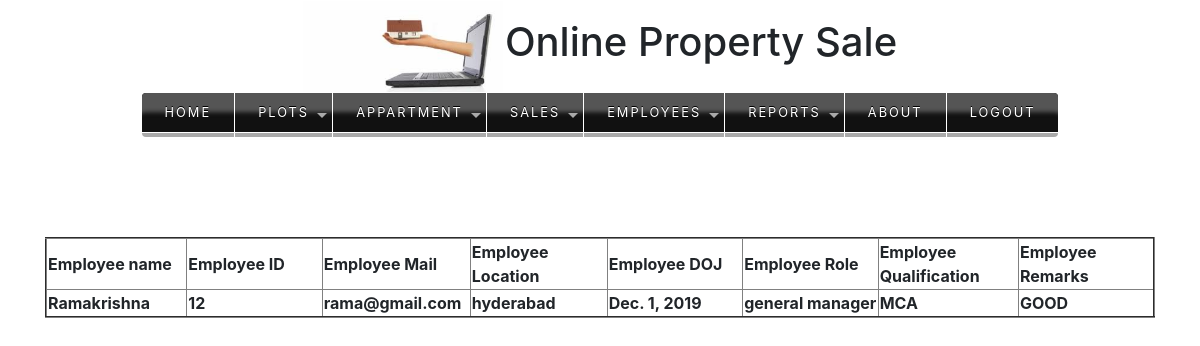
The page /viewemp/ on the database its author committed.
### app/models.py (models this page shows)
class EmployeeModel(models.Model):
    name = models.CharField(max_length=30)
    empid = models.IntegerField()
    mail = models.EmailField(max_length=100)
    location = models.CharField(max_length=40)
    doj = models.DateField()
    role=models.CharField(max_length=30,choices=(('general manager','GENERAL MANAGER'),('acounts manager','ACOUNTS MANAGER'),('sales manager','SALES MANAGER'),
                                   ('sales representative','SALES REPRESENTATIVE'),('accountant','ACCOUNTANT'),('accounts assistance','ACCOUNTS ASSISTANCE'),
                                   ('clerk','CLERK'),('receptionist','RECEPTIONIST'),('security','SECURITY')))
    qualification=models.CharField(max_length=30)
    remarks=models.CharField(max_length=30)

### templates/allemp.html (shortened to what this page needs)
<!doctype html>
<html lang="en">
  <head>
    <link rel="stylesheet" href="https://stackpath.bootstrapcdn.com/bootstrap/4.2.1/css/bootstrap.min.css">
  </head>
  <body>
  {% include 'head.html' %}
{% include 'menu.html' %}
  <div class="container" style="margin-top: 100px">
    <table align="center" border="2">
        <tr>
            <th width="150px">Employee name</th>
            <th width="150px">Employee ID</th>
            <th width="150px">Employee Mail</th>
            <th width="150px">Employee Location</th>
            <th width="150px">Employee DOJ</th>
            <th width="150px">Employee Role</th>
            <th width="150px">Employee Qualification</th>
            <th width="150px">Employee Remarks</th>
        </tr>
        {% for x in object_list %}
            <tr>
            <th width="150px"> {{ x.name }}</th>
            <th width="150px">{{ x.empid }}</th>
            <th width="150px">{{ x.mail }}</th>
            <th width="150px">{{ x.location }}</th>
            <th width="150px">{{ x.doj }}</th>
            <th width="150px">{{ x.role }}</th>
            <th width="150px">{{ x.qualification }}</th>
            <th width="150px">{{ x.remarks }}</th>
        </tr>
        {% endfor %}
    </table>
</div>
  </body>
</html>

### rows shown on the page
EmployeeModel: name "Ramakrishna", empid "12", mail "rama@gmail.com", location "hyderabad", doj "Dec. 1, 2019", role "general manager", qualification "MCA", remarks "GOOD"
